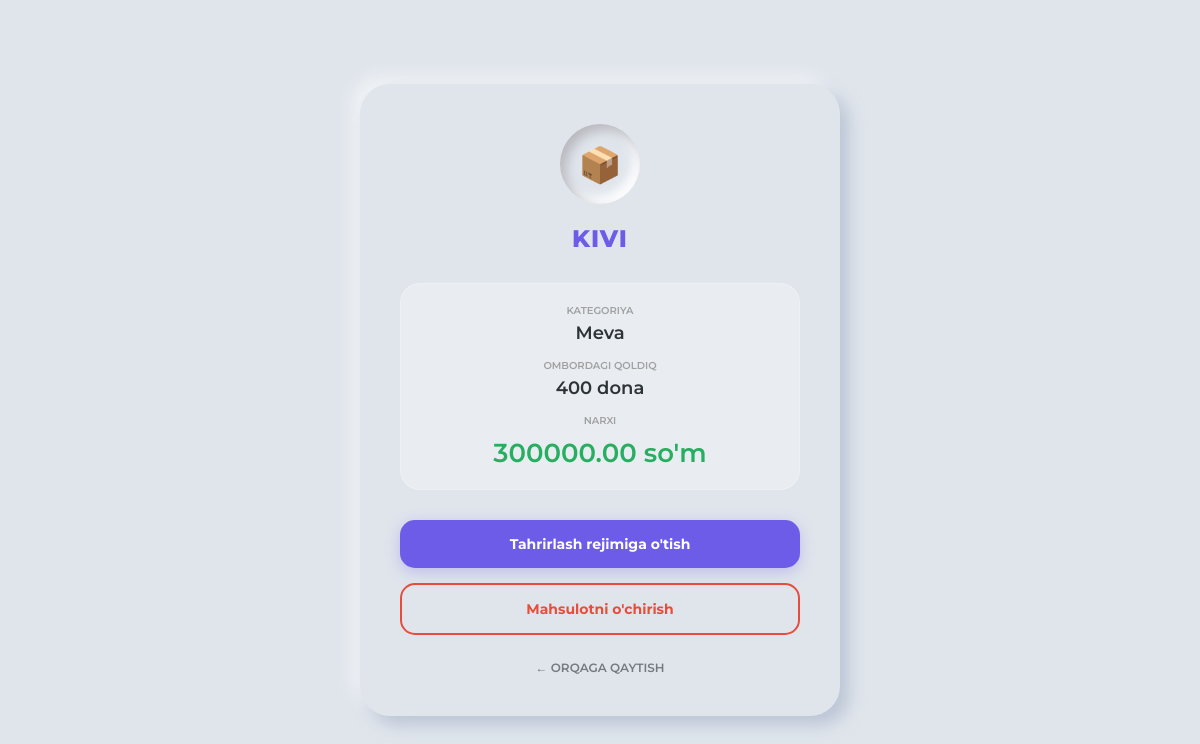
/product/5/, run on the app's committed database.
### products/models.py (models this page shows, shortened)
class Product(models.Model):
    name = models.CharField(max_length=200)       # Mahsulot nomi
    category = models.CharField(max_length=100)   # Kategoriya
    price = models.DecimalField(max_digits=10, decimal_places=2) # Narxi
    quantity = models.IntegerField(default=0)     # Soni
    created_at = models.DateTimeField(auto_now_add=True) # Qo'shilgan vaqti

### products/views.py (the view)
# urls.py: path('product/<int:pk>/',views.DetailView.as_view(),name='detail'),
class DetailView(View):
    def get(self,request,pk):
        product=Product.objects.filter(id=pk).first()
        return render(request, 'detail.html',{'product':product})

### templates/detail.html (shortened to what this page needs)
<!DOCTYPE html>
<html lang="uz">
<head>
</head>
<body>
    <div class="product-card">
        <div class="icon-box">📦</div>
        <h1>{{ product.name }}</h1>
        <div class="data-container">
            <div class="info-item">
                <span class="info-label">Kategoriya</span>
                <span class="info-value">{{ product.category }}</span>
            </div>
            <div class="info-item">
                <span class="info-label">Ombordagi qoldiq</span>
                <span class="info-value">{{ product.quantity }} dona</span>
            </div>
            <div class="info-item">
                <span class="info-label">Narxi</span>
                <span class="info-value price-big">{{ product.price }} so'm</span>
            </div>
        </div>
        <div class="actions">
            <a href="{% url 'update_product' product.id %}" class="btn btn-update">Tahrirlash rejimiga o'tish</a>
            <a href="{% url 'delete_product' product.id %}"
               onclick="return confirm('Haqiqatdan o’chirilsinmi?')"
               class="btn btn-delete">Mahsulotni o'chirish</a>
        </div>
        <a href="{% url 'index' %}" class="back-btn">← ORQAGA QAYTISH</a>
    </div>
</body>
</html>

### templates/detail.html (style rules this page uses)
:root { --main-bg: #e0e5ec; --accent: #6c5ce7; --text: #2d3436; --white: #ffffff; --shadow: 9px 9px 16px rgb(163,177,198,0.6), -9px -9px 16px rgba(255,255,255, 0.5); }
body { font-family: 'Montserrat', sans-serif; background-color: var(--main-bg); margin: 0; display: flex; justify-content: center; align-items: center; min-height: 100vh; color: var(--text); }
.product-card { background: var(--main-bg); padding: 40px; border-radius: 30px; box-shadow: var(--shadow); width: 100%; max-width: 400px; text-align: center; position: relative; }
.icon-box { width: 80px; height: 80px; margin: 0 auto 20px; background: var(--main-bg); box-shadow: inset 6px 6px 12px #b8b9be, inset -6px -6px 12px #ffffff; border-radius: 50%; display: flex; justify-content: center; align-items: center; font-size: 35px; }
h1 { font-weight: 800; font-size: 24px; margin-bottom: 30px; color: var(--accent); text-transform: uppercase; letter-spacing: 1px; }
.data-container { background: rgba(255, 255, 255, 0.3); border-radius: 20px; padding: 20px; margin-bottom: 30px; border: 1px solid rgba(255, 255, 255, 0.2); }
.info-item { display: flex; flex-direction: column; margin-bottom: 15px; }
.info-item:last-child { margin-bottom: 0; }
.info-label { font-size: 10px; text-transform: uppercase; font-weight: 600; color: #a0a0a0; margin-bottom: 5px; }
.info-value { font-size: 18px; font-weight: 600; }
.price-big { font-size: 26px; color: #27ae60; display: block; margin-top: 5px; }
.actions { display: flex; flex-direction: column; gap: 15px; }
.btn { padding: 15px; border-radius: 15px; border: none; font-weight: 700; cursor: pointer; transition: all 0.2s ease; text-decoration: none; font-size: 14px; }
.btn-update { background-color: var(--accent); color: white; box-shadow: 0 4px 15px rgba(108, 92, 231, 0.3); }
.btn-delete { background-color: transparent; color: #e74c3c; border: 2px solid #e74c3c; }
.back-btn { margin-top: 25px; display: inline-block; color: var(--text); text-decoration: none; font-size: 12px; font-weight: 600; opacity: 0.6; }

### data on the page
Product: name "KIVI", category "Meva", quantity "400", price "300000.00"
